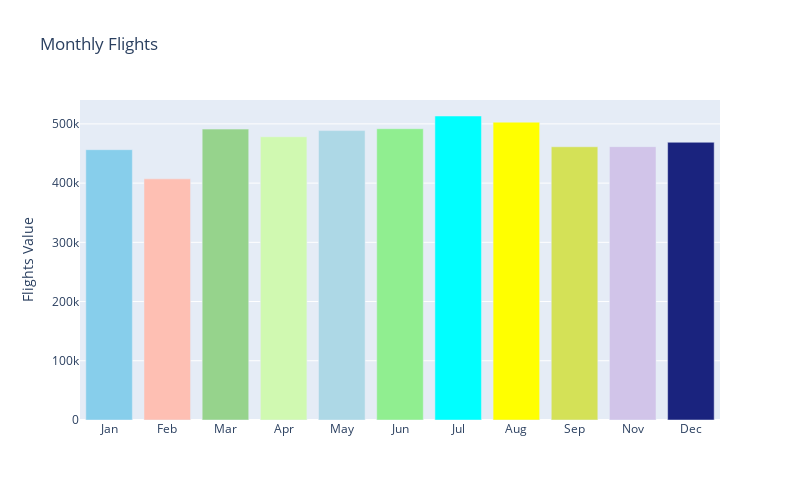

Notebook source saved alongside this figure:
### Code cell
F=flights_2.MONTH.value_counts().to_frame().reset_index().sort_values(by='index')
F.columns=['Month','Flight_Values']
Month={1: 'Jan', 2: 'Feb', 3: 'Mar', 4: 'Apr', 5: 'May',6: 'Jun',
       7: 'Jul', 8: 'Aug', 9: 'Sep', 10: 'Oct', 11: 'Nov', 12: 'Dec'}
F.Month=F.Month.map(Month)
colors = ['skyblue', '#FEBFB3', '#96D38C', '#D0F9B1','lightblue','lightgreen',
          'aqua','yellow','#D4E157','#D1C4E9','#1A237E','#64B5F6']
trace=go.Bar(x=F.Month,y=F.Flight_Values,marker=dict(color=colors))
data=[trace]
layout = go.Layout(title='Monthly Flights',yaxis=dict(title='Flights Value'),height=500, width=800)
fig = go.Figure(data=data, layout=layout)
py.iplot(fig)

### Figure 1 — Plotly figure (JSON) as saved in the notebook; plotly's stock layout.template omitted (floating-point values rounded to 4 significant figures)
{"data": [{"marker": {"color": ["skyblue", "#FEBFB3", "#96D38C", "#D0F9B1", "lightblue", "lightgreen", "aqua", "yellow", "#D4E157", "#D1C4E9", "#1A237E", "#64B5F6"]}, "type": "bar", "x": ["Jan", "Feb", "Mar", "Apr", "May", "Jun", "Jul", "Aug", "Sep", "Nov", "Dec"], "y": [456457, 407172, 491227, 478321, 488696, 491890, 513340, 502960, 461365, 461599, 468973]}], "layout": {"height": 500, "title": {"text": "Monthly Flights"}, "width": 800, "yaxis": {"title": {"text": "Flights Value"}}}}
